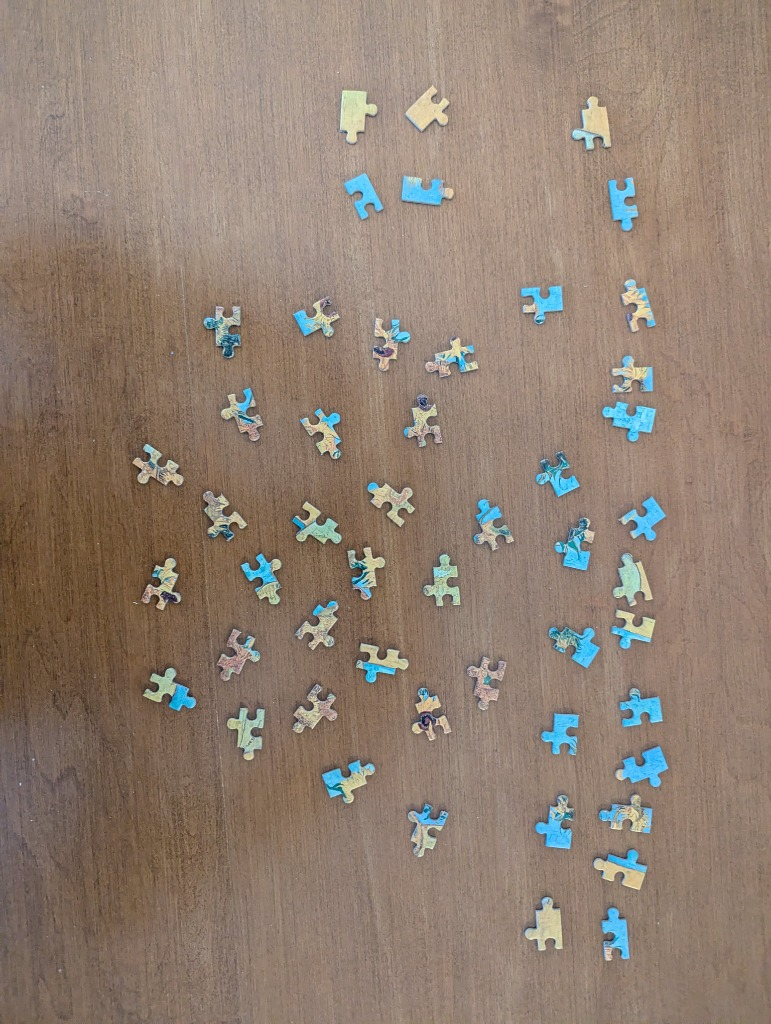
#> input picture puzzle_solver/data/pieces.jpg, 771 x 1024 px
$ python test_floodfill.py
#> lines starting #> are read from the running program, lines starting #| are printed output that depends on the picture; after the words box and inside, x2 and y2 are one past the last pixel; in counts of white or black regions, pixels touching at a corner belong together
import cv2
import numpy as np

def test_flood_fill2():
    img = cv2.imread('data/pieces.jpg')
#> img is the input picture: shape (1024, 771, 3); mean B, G, R 113.9, 127.5, 144.6
    gray = cv2.cvtColor(img, cv2.COLOR_BGR2GRAY)
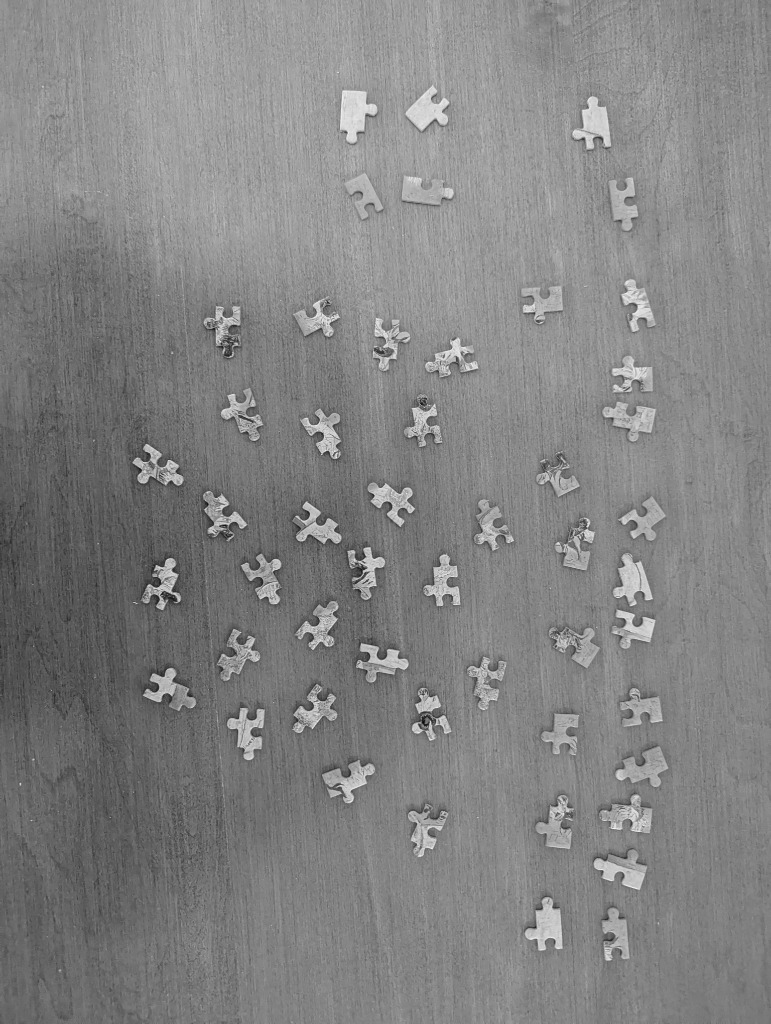
#> gray: shape (1024, 771); min 9, max 246, mean 131
    blurred = cv2.GaussianBlur(gray, (5, 5), 0)

    edges = cv2.Canny(blurred, 20, 80)
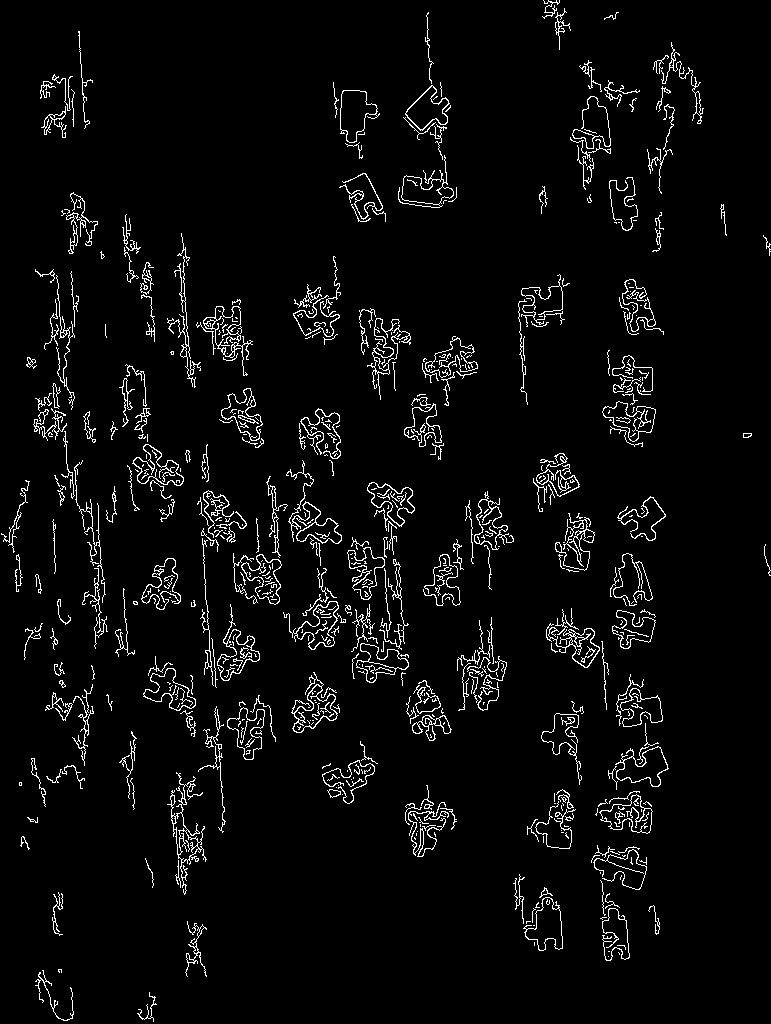
#> edges: shape (1024, 771); 4.2% white in thin lines or dots

    # We aggressively close/dilate the edges so floodfill cannot leak into pieces
    kernel = cv2.getStructuringElement(cv2.MORPH_RECT, (5, 5))
    closed = cv2.morphologyEx(edges, cv2.MORPH_CLOSE, kernel, iterations=3)
#> closed: shape (1024, 771); 14.7% white; 64 white regions (3 under 20 px), largest, box (x1, y1, x2, y2) and area: (33, 269, 415, 688) 33721, (546, 608, 669, 834) 7093, (122, 214, 264, 448) 6077
    # also dilate
    closed = cv2.dilate(closed, kernel, iterations=2)
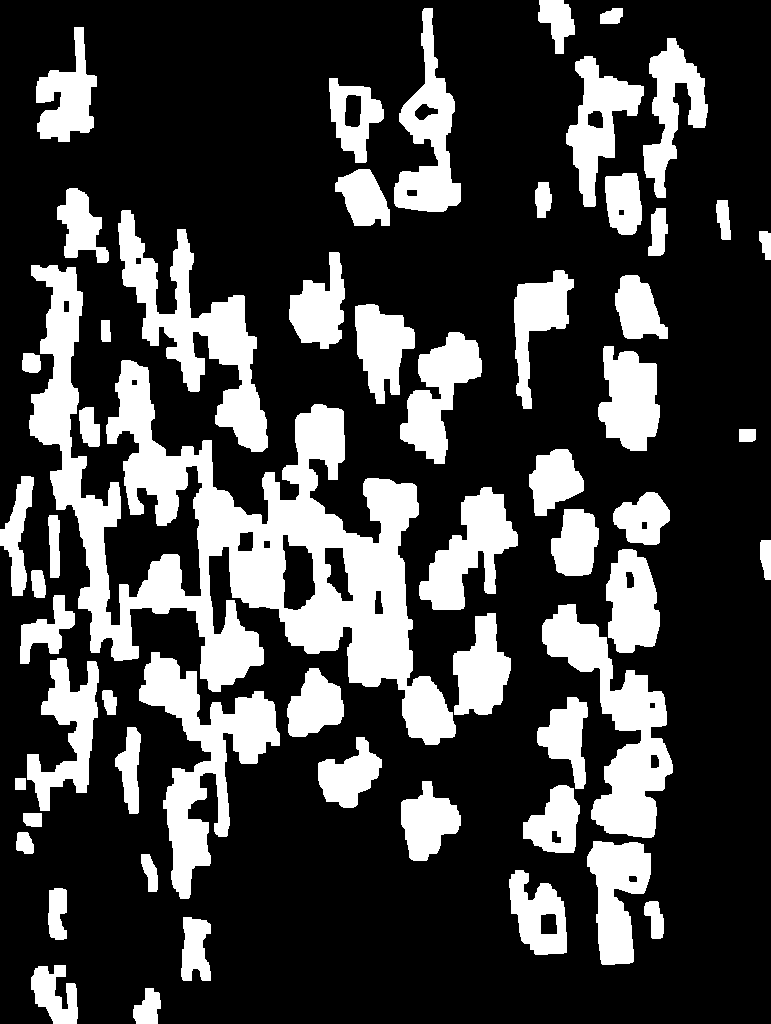
#> closed: shape (1024, 771); 26.1% white; 58 white regions, largest, box (x1, y1, x2, y2) and area: (29, 265, 456, 745) 57312, (139, 652, 280, 899) 11749, (118, 210, 268, 452) 11445

    h, w = closed.shape
#> h = 1024; w = 771
    mask = np.zeros((h+2, w+2), np.uint8)

    floodfilled = closed.copy()

    # Suppose the edge of the photo is background
    for i in range(w):
        if floodfilled[0, i] == 0:
            cv2.floodFill(floodfilled, mask, (i, 0), 255)
        if floodfilled[h-1, i] == 0:
            cv2.floodFill(floodfilled, mask, (i, h-1), 255)
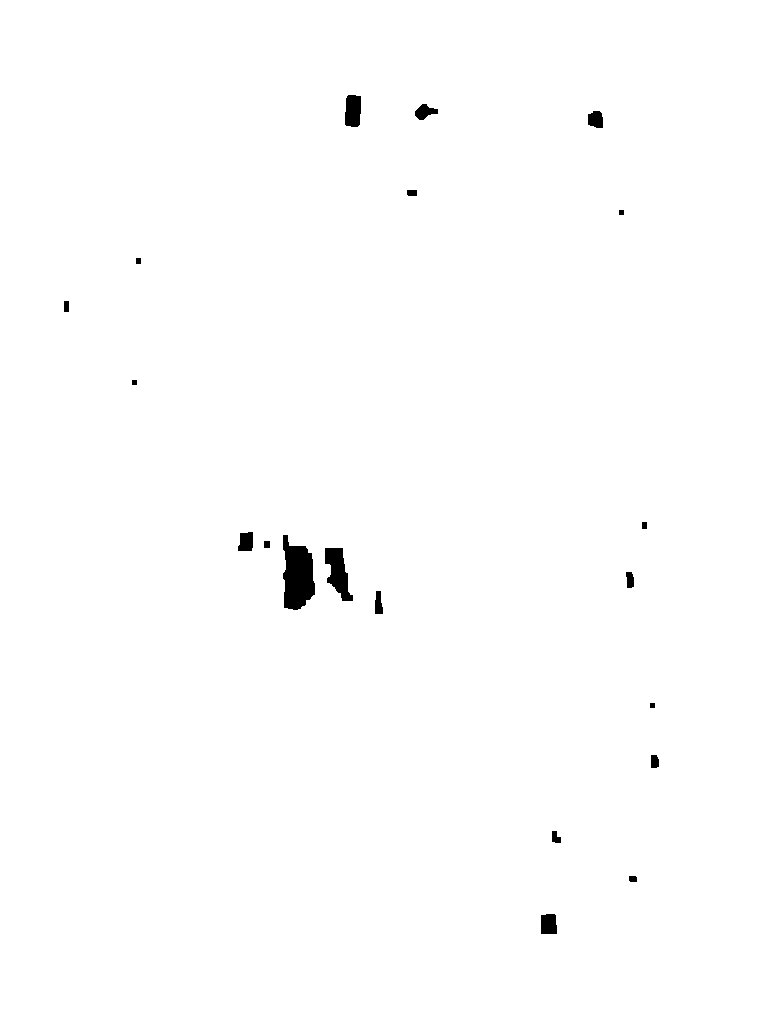
#> floodfilled: shape (1024, 771); 99.4% white; 20 black regions, largest, box (x1, y1, x2, y2) and area: (283, 535, 315, 610) 1748, (325, 548, 353, 601) 841, (345, 95, 361, 127) 463

    for j in range(h):
        if floodfilled[j, 0] == 0:
            cv2.floodFill(floodfilled, mask, (0, j), 255)
        if floodfilled[j, w-1] == 0:
            cv2.floodFill(floodfilled, mask, (w-1, j), 255)

    # background is now 255. Pieces are still 0 (if they were perfectly closed).
    pieces_mask = cv2.bitwise_not(floodfilled)

    # Now erode the pieces back to true size (since we dilated edges before)
    # pieces shrinked because edges grew inward.
    pieces_mask = cv2.dilate(pieces_mask, kernel, iterations=2)
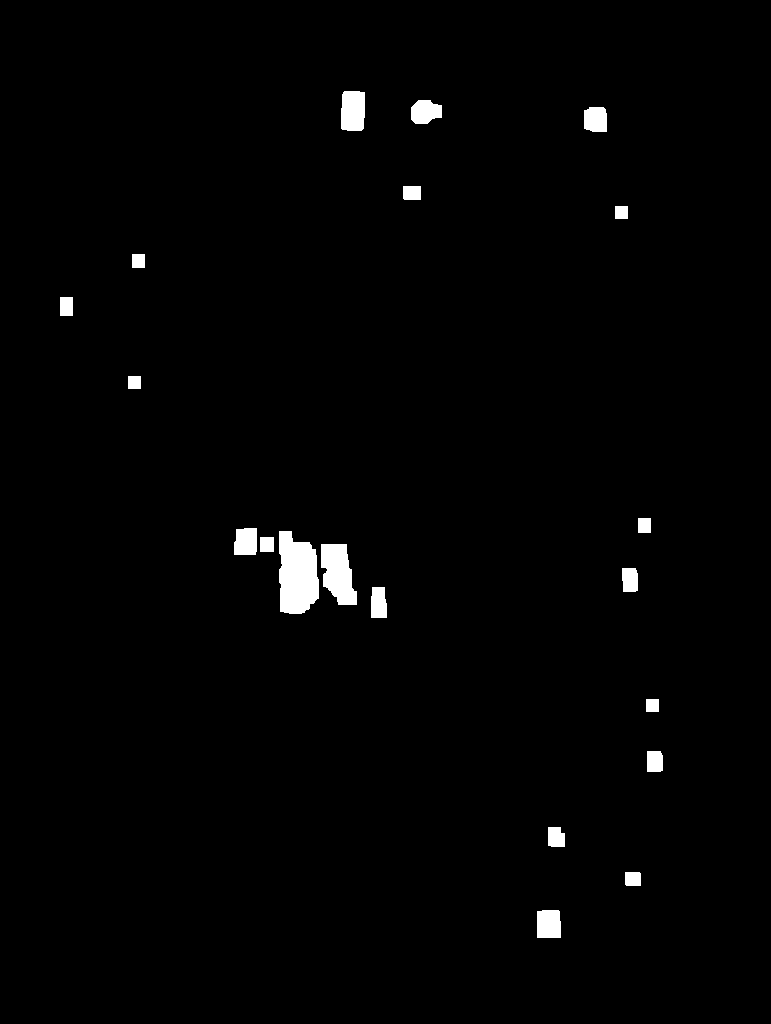
#> pieces_mask: shape (1024, 771); 1.4% white; 20 white regions

    contours, _ = cv2.findContours(pieces_mask, cv2.RETR_EXTERNAL, cv2.CHAIN_APPROX_SIMPLE)
#> contours = 20 contours; largest, box (x1, y1, x2, y2) and area: (279, 531, 319, 614) 2588, (321, 544, 357, 605) 1496, (341, 91, 365, 131) 852, (537, 910, 561, 938) 606, (411, 100, 442, 124) 550

    valid = []
    for c in contours:
        a = cv2.contourArea(c)
        if a > 400:
            valid.append(a)
#> this loop made 20 passes
#> a on passes 1, 2, 3, 4, 6, 7, 8, 10, 11, 17, 18, 19: 605.5, 194, 278, 293.5, 414.5, 327, 1495.5, 2588, 536, 220.5, 494, 550.5
#> (c, a) on passes 5, 9, 12, 13, 14, 15: ([[646, 699], [646, 711], [658, 711], [658, 699]], 144), ([[260, 537], [260, 551], [273, 551], [273, 537]], 182), ([[638, 518], [638, 532], [650, 532], [650, 518]], 168), ([[128, 376], [128, 388], [140, 388], [140, 376]], 144), ([[60, 297], [60, 315], [72, 315], [72, 297]], 216), ([[132, 254], [132, 267], [144, 267], [144, 254]], 156)
#> after the loop, valid = [605.5, 414.5, 1495.5, 2588, 536, 494, 550.5, 852.5]

    print(f"Dilated FloodFill pieces: {len(valid)}")
#| Dilated FloodFill pieces: 8

if __name__ == '__main__':
    test_flood_fill2()
